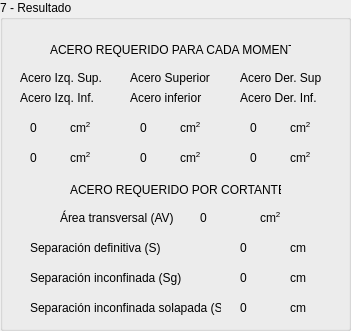
      <widget class="QGroupBox" name="gbDisenoEstribos_2">
       <property name="enabled">
        <bool>true</bool>
       </property>
       <property name="geometry">
        <rect>
         <x>910</x>
         <y>290</y>
         <width>351</width>
         <height>331</height>
        </rect>
       </property>
       <property name="title">
        <string>7 - Resultado</string>
       </property>
       <widget class="QLabel" name="label_156">
        <property name="geometry">
         <rect>
          <x>20</x>
          <y>70</y>
          <width>81</width>
          <height>16</height>
         </rect>
        </property>
        <property name="text">
         <string>Acero Izq. Sup.</string>
        </property>
       </widget>
       <widget class="QLabel" name="label_68">
        <property name="geometry">
         <rect>
          <x>20</x>
          <y>90</y>
          <width>81</width>
          <height>16</height>
         </rect>
        </property>
        <property name="text">
         <string>Acero Izq. Inf.</string>
        </property>
       </widget>
       <widget class="QLabel" name="label_76">
        <property name="geometry">
         <rect>
          <x>130</x>
          <y>70</y>
          <width>81</width>
          <height>16</height>
         </rect>
        </property>
        <property name="text">
         <string>Acero Superior</string>
        </property>
       </widget>
       <widget class="QLabel" name="label_77">
        <property name="geometry">
         <rect>
          <x>130</x>
          <y>90</y>
          <width>81</width>
          <height>16</height>
         </rect>
        </property>
        <property name="text">
         <string>Acero inferior</string>
        </property>
       </widget>
       <widget class="QLabel" name="label_199">
        <property name="geometry">
         <rect>
          <x>70</x>
          <y>120</y>
          <width>31</width>
          <height>16</height>
         </rect>
        </property>
        <property name="text">
         <string>&lt;html&gt;&lt;head/&gt;&lt;body&gt;&lt;p&gt;cm&lt;span style=&quot; vertical-align:super;&quot;&gt;2&lt;/span&gt;&lt;/p&gt;&lt;/body&gt;&lt;/html&gt;</string>
        </property>
       </widget>
       <widget class="QLabel" name="label_202">
        <property name="geometry">
         <rect>
          <x>70</x>
          <y>150</y>
          <width>31</width>
          <height>16</height>
         </rect>
        </property>
        <property name="text">
         <string>&lt;html&gt;&lt;head/&gt;&lt;body&gt;&lt;p&gt;cm&lt;span style=&quot; vertical-align:super;&quot;&gt;2&lt;/span&gt;&lt;/p&gt;&lt;/body&gt;&lt;/html&gt;</string>
        </property>
       </widget>
       <widget class="QLabel" name="label_247">
        <property name="geometry">
         <rect>
          <x>180</x>
          <y>120</y>
          <width>31</width>
          <height>16</height>
         </rect>
        </property>
        <property name="text">
         <string>&lt;html&gt;&lt;head/&gt;&lt;body&gt;&lt;p&gt;cm&lt;span style=&quot; vertical-align:super;&quot;&gt;2&lt;/span&gt;&lt;/p&gt;&lt;/body&gt;&lt;/html&gt;</string>
        </property>
       </widget>
       <widget class="QLabel" name="label_248">
        <property name="geometry">
         <rect>
          <x>180</x>
          <y>150</y>
          <width>31</width>
          <height>16</height>
         </rect>
        </property>
        <property name="text">
         <string>&lt;html&gt;&lt;head/&gt;&lt;body&gt;&lt;p&gt;cm&lt;span style=&quot; vertical-align:super;&quot;&gt;2&lt;/span&gt;&lt;/p&gt;&lt;/body&gt;&lt;/html&gt;</string>
        </property>
       </widget>
       <widget class="QLabel" name="label_249">
        <property name="geometry">
         <rect>
          <x>290</x>
          <y>120</y>
          <width>31</width>
          <height>16</height>
         </rect>
        </property>
        <property name="text">
         <string>&lt;html&gt;&lt;head/&gt;&lt;body&gt;&lt;p&gt;cm&lt;span style=&quot; vertical-align:super;&quot;&gt;2&lt;/span&gt;&lt;/p&gt;&lt;/body&gt;&lt;/html&gt;</string>
        </property>
       </widget>
       <widget class="QLabel" name="label_250">
        <property name="geometry">
         <rect>
          <x>290</x>
          <y>150</y>
          <width>31</width>
          <height>16</height>
         </rect>
        </property>
        <property name="text">
         <string>&lt;html&gt;&lt;head/&gt;&lt;body&gt;&lt;p&gt;cm&lt;span style=&quot; vertical-align:super;&quot;&gt;2&lt;/span&gt;&lt;/p&gt;&lt;/body&gt;&lt;/html&gt;</string>
        </property>
       </widget>
       <widget class="QLabel" name="label_261">
        <property name="geometry">
         <rect>
          <x>50</x>
          <y>40</y>
          <width>241</width>
          <height>20</height>
         </rect>
        </property>
        <property name="text">
         <string>ACERO REQUERIDO PARA CADA MOMENTO</string>
        </property>
       </widget>
       <widget class="QLabel" name="label_275">
        <property name="geometry">
         <rect>
          <x>70</x>
          <y>180</y>
          <width>211</width>
          <height>20</height>
         </rect>
        </property>
        <property name="text">
         <string>ACERO REQUERIDO POR CORTANTE</string>
        </property>
       </widget>
       <widget class="QLabel" name="label_286">
        <property name="geometry">
         <rect>
          <x>30</x>
          <y>240</y>
          <width>191</width>
          <height>16</height>
         </rect>
        </property>
        <property name="text">
         <string>Separación definitiva (S)</string>
        </property>
       </widget>
       <widget class="QLabel" name="label_297">
        <property name="geometry">
         <rect>
          <x>30</x>
          <y>270</y>
          <width>191</width>
          <height>16</height>
         </rect>
        </property>
        <property name="text">
         <string>Separación inconfinada (Sg)</string>
        </property>
       </widget>
       <widget class="QLabel" name="label_288">
        <property name="geometry">
         <rect>
          <x>30</x>
          <y>300</y>
          <width>191</width>
          <height>16</height>
         </rect>
        </property>
        <property name="text">
         <string>Separación inconfinada solapada (Sgs)</string>
        </property>
       </widget>
       <widget class="QLabel" name="label_separacion_definitiva">
        <property name="geometry">
         <rect>
          <x>240</x>
          <y>240</y>
          <width>47</width>
          <height>16</height>
         </rect>
        </property>
        <property name="text">
         <string>0</string>
        </property>
       </widget>
       <widget class="QLabel" name="label_separacion_inconfinada">
        <property name="geometry">
         <rect>
          <x>240</x>
          <y>270</y>
          <width>47</width>
          <height>16</height>
         </rect>
        </property>
        <property name="text">
         <string>0</string>
        </property>
       </widget>
       <widget class="QLabel" name="label_separacion_inconfinada_solapada">
        <property name="geometry">
         <rect>
          <x>240</x>
          <y>300</y>
          <width>47</width>
          <height>16</height>
         </rect>
        </property>
        <property name="text">
         <string>0</string>
        </property>
       </widget>
       <widget class="QLabel" name="label_323">
        <property name="geometry">
         <rect>
          <x>290</x>
          <y>270</y>
          <width>31</width>
          <height>16</height>
         </rect>
        </property>
        <property name="text">
         <string>cm</string>
        </property>
       </widget>
       <widget class="QLabel" name="label_324">
        <property name="geometry">
         <rect>
          <x>290</x>
          <y>300</y>
          <width>31</width>
          <height>16</height>
         </rect>
        </property>
        <property name="text">
         <string>cm</string>
        </property>
       </widget>
       <widget class="QLabel" name="label_328">
        <property name="geometry">
         <rect>
          <x>290</x>
          <y>240</y>
          <width>31</width>
          <height>16</height>
         </rect>
        </property>
        <property name="text">
         <string>cm</string>
        </property>
       </widget>
       <widget class="QLabel" name="label_277">
        <property name="geometry">
         <rect>
          <x>260</x>
          <y>210</y>
          <width>31</width>
          <height>16</height>
         </rect>
        </property>
        <property name="text">
         <string>&lt;html&gt;&lt;head/&gt;&lt;body&gt;&lt;p&gt;cm&lt;span style=&quot; vertical-align:super;&quot;&gt;2&lt;/span&gt;&lt;/p&gt;&lt;/body&gt;&lt;/html&gt;</string>
        </property>
       </widget>
       <widget class="QLabel" name="label_278">
        <property name="geometry">
         <rect>
          <x>60</x>
          <y>210</y>
          <width>141</width>
          <height>16</height>
         </rect>
        </property>
        <property name="text">
         <string>Área transversal (AV)</string>
        </property>
       </widget>
       <widget class="QLabel" name="label_area_transversal_refuerzo_2">
        <property name="geometry">
         <rect>
          <x>200</x>
          <y>210</y>
          <width>41</width>
          <height>16</height>
         </rect>
        </property>
        <property name="text">
         <string>0</string>
        </property>
       </widget>
       <widget class="QLabel" name="label_279">
        <property name="geometry">
         <rect>
          <x>240</x>
          <y>70</y>
          <width>81</width>
          <height>16</height>
         </rect>
        </property>
        <property name="text">
         <string>Acero Der. Sup.</string>
        </property>
       </widget>
       <widget class="QLabel" name="label_70">
        <property name="geometry">
         <rect>
          <x>240</x>
          <y>90</y>
          <width>81</width>
          <height>16</height>
         </rect>
        </property>
        <property name="text">
         <string>Acero Der. Inf.</string>
        </property>
       </widget>
       <widget class="QLabel" name="label_acero_superior_izquierdo_impuesto_2">
        <property name="geometry">
         <rect>
          <x>30</x>
          <y>120</y>
          <width>41</width>
          <height>16</height>
         </rect>
        </property>
        <property name="text">
         <string>0</string>
        </property>
       </widget>
       <widget class="QLabel" name="label_acero_inferior_izquierdo_impuesto_2">
        <property name="geometry">
         <rect>
          <x>30</x>
          <y>150</y>
          <width>41</width>
          <height>16</height>
         </rect>
        </property>
        <property name="text">
         <string>0</string>
        </property>
       </widget>
       <widget class="QLabel" name="label_acero_superior_centro_impuesto_2">
        <property name="geometry">
         <rect>
          <x>140</x>
          <y>120</y>
          <width>41</width>
          <height>16</height>
         </rect>
        </property>
        <property name="text">
         <string>0</string>
        </property>
       </widget>
       <widget class="QLabel" name="label_acero_inferior_centro_impuesto_2">
        <property name="geometry">
         <rect>
          <x>140</x>
          <y>150</y>
          <width>41</width>
          <height>16</height>
         </rect>
        </property>
        <property name="text">
         <string>0</string>
        </property>
       </widget>
       <widget class="QLabel" name="label_acero_superior_derecho_impuesto_2">
        <property name="geometry">
         <rect>
          <x>250</x>
          <y>120</y>
          <width>41</width>
          <height>16</height>
         </rect>
        </property>
        <property name="text">
         <string>0</string>
        </property>
       </widget>
       <widget class="QLabel" name="label_acero_inferior_derecho_impuesto_2">
        <property name="geometry">
         <rect>
          <x>250</x>
          <y>150</y>
          <width>41</width>
          <height>16</height>
         </rect>
        </property>
        <property name="text">
         <string>0</string>
        </property>
       </widget>
      </widget>
